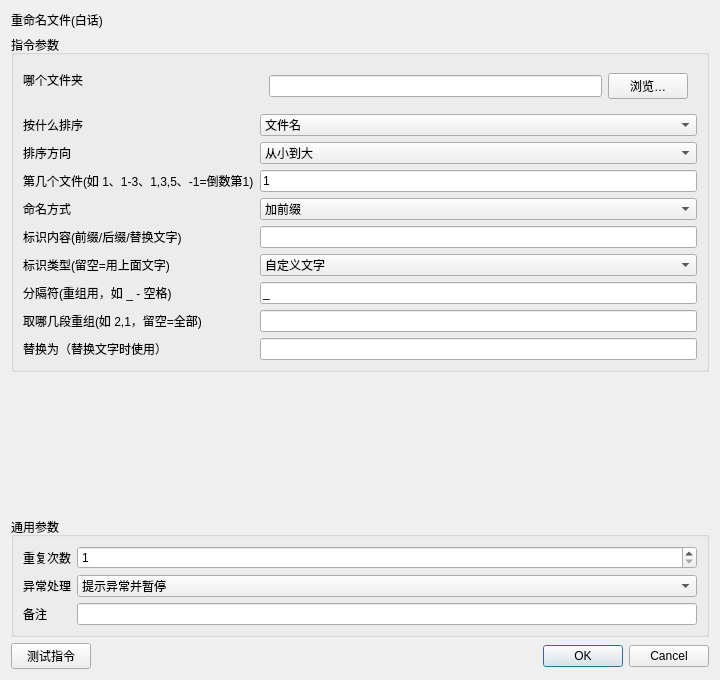
<?xml version="1.0" encoding="UTF-8"?><ui version="4.0"><class>InstructionEditor</class><widget class="QDialog" name="InstructionEditor"><property name="geometry"><rect><x>0</x><y>0</y><width>720</width><height>680</height></rect></property><layout class="QVBoxLayout" name="rootLayout"><item><widget class="QLabel" name="titleLabel"><property name="text"><string>重命名文件(白话)</string></property></widget></item><item><widget class="QGroupBox" name="parameterGroupBox"><property name="title"><string>指令参数</string></property><layout class="QFormLayout" name="parameterFormLayout"><item row="0" column="0"><widget class="QLabel" name="label_0"><property name="text"><string>哪个文件夹</string></property></widget></item><item row="0" column="1"><widget class="QWidget" name="container_0"><layout class="QHBoxLayout" name="fieldLayout_0"><item><widget class="QLineEdit" name="parameter_0"><property name="text"><string></string></property></widget></item><item><widget class="QPushButton" name="auxiliary_0"><property name="text"><string>浏览…</string></property></widget></item></layout></widget></item><item row="1" column="0"><widget class="QLabel" name="label_1"><property name="text"><string>按什么排序</string></property></widget></item><item row="1" column="1"><widget class="QComboBox" name="parameter_1"><item><property name="text"><string>文件名</string></property></item><item><property name="text"><string>修改时间</string></property></item><item><property name="text"><string>文件大小</string></property></item><property name="currentIndex"><number>0</number></property></widget></item><item row="2" column="0"><widget class="QLabel" name="label_2"><property name="text"><string>排序方向</string></property></widget></item><item row="2" column="1"><widget class="QComboBox" name="parameter_2"><item><property name="text"><string>从小到大</string></property></item><item><property name="text"><string>从大到小</string></property></item><property name="currentIndex"><number>0</number></property></widget></item><item row="3" column="0"><widget class="QLabel" name="label_3"><property name="text"><string>第几个文件(如 1、1-3、1,3,5、-1=倒数第1)</string></property></widget></item><item row="3" column="1"><widget class="QLineEdit" name="parameter_3"><property name="text"><string>1</string></property></widget></item><item row="4" column="0"><widget class="QLabel" name="label_4"><property name="text"><string>命名方式</string></property></widget></item><item row="4" column="1"><widget class="QComboBox" name="parameter_4"><item><property name="text"><string>加前缀</string></property></item><item><property name="text"><string>删前缀</string></property></item><item><property name="text"><string>加后缀</string></property></item><item><property name="text"><string>删后缀</string></property></item><item><property name="text"><string>替换文字</string></property></item><item><property name="text"><string>删除文字</string></property></item><item><property name="text"><string>按分隔符重组</string></property></item><property name="currentIndex"><number>0</number></property></widget></item><item row="5" column="0"><widget class="QLabel" name="label_5"><property name="text"><string>标识内容(前缀/后缀/替换文字)</string></property></widget></item><item row="5" column="1"><widget class="QLineEdit" name="parameter_5"><property name="text"><string></string></property></widget></item><item row="6" column="0"><widget class="QLabel" name="label_6"><property name="text"><string>标识类型(留空=用上面文字)</string></property></widget></item><item row="6" column="1"><widget class="QComboBox" name="parameter_6"><item><property name="text"><string>自定义文字</string></property></item><item><property name="text"><string>数字序号</string></property></item><item><property name="text"><string>字母序号</string></property></item><item><property name="text"><string>日期</string></property></item><property name="currentIndex"><number>0</number></property></widget></item><item row="7" column="0"><widget class="QLabel" name="label_7"><property name="text"><string>分隔符(重组用，如 _ - 空格)</string></property></widget></item><item row="7" column="1"><widget class="QLineEdit" name="parameter_7"><property name="text"><string>_</string></property></widget></item><item row="8" column="0"><widget class="QLabel" name="label_8"><property name="text"><string>取哪几段重组(如 2,1，留空=全部)</string></property></widget></item><item row="8" column="1"><widget class="QLineEdit" name="parameter_8"><property name="text"><string></string></property></widget></item><item row="9" column="0"><widget class="QLabel" name="label_9"><property name="text"><string>替换为（替换文字时使用）</string></property></widget></item><item row="9" column="1"><widget class="QLineEdit" name="parameter_9"><property name="text"><string></string></property></widget></item></layout></widget></item><item><spacer name="verticalSpacer"><property name="orientation"><enum>Qt::Vertical</enum></property><property name="sizeHint" stdset="0"><size><width>20</width><height>20</height></size></property></spacer></item>
<item><widget class="QGroupBox" name="commonGroupBox"><property name="title"><string>通用参数</string></property><layout class="QFormLayout" name="commonFormLayout">
<item row="0" column="0"><widget class="QLabel" name="repeatLabel"><property name="text"><string>重复次数</string></property></widget></item><item row="0" column="1"><widget class="QSpinBox" name="repeatSpinBox"><property name="minimum"><number>1</number></property><property name="maximum"><number>999999</number></property><property name="value"><number>1</number></property></widget></item>
<item row="1" column="0"><widget class="QLabel" name="errorPolicyLabel"><property name="text"><string>异常处理</string></property></widget></item><item row="1" column="1"><widget class="QComboBox" name="errorPolicyComboBox"><item><property name="text"><string>自动跳过</string></property></item><item><property name="text"><string>提示异常并暂停</string></property></item><item><property name="text"><string>提示异常并停止</string></property></item><property name="currentIndex"><number>1</number></property></widget></item>
<item row="2" column="0"><widget class="QLabel" name="noteLabel"><property name="text"><string>备注</string></property></widget></item><item row="2" column="1"><widget class="QLineEdit" name="noteEdit"/></item>
</layout></widget></item>
<item><layout class="QHBoxLayout" name="footerLayout"><item><widget class="QPushButton" name="testButton"><property name="text"><string>测试指令</string></property></widget></item><item><spacer name="footerSpacer"><property name="orientation"><enum>Qt::Horizontal</enum></property><property name="sizeHint" stdset="0"><size><width>40</width><height>20</height></size></property></spacer></item><item><widget class="QDialogButtonBox" name="buttonBox"><property name="standardButtons"><set>QDialogButtonBox::Cancel|QDialogButtonBox::Ok</set></property></widget></item></layout></item>
</layout></widget><resources/><connections/></ui>
